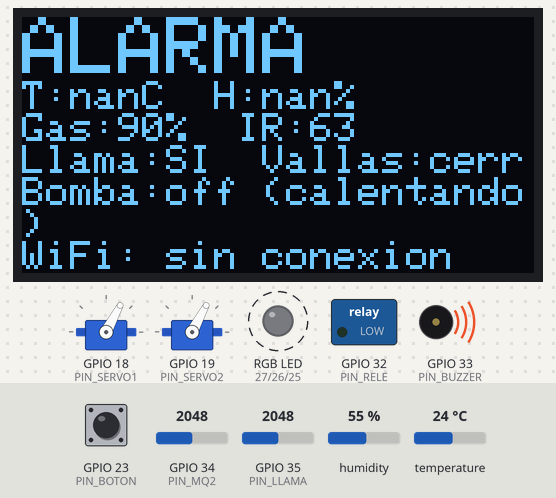
A sketch run on a simulated ESP32. Parts: 2 × servo, 128×64 one-colour display, switched loads named in the sketch (green lamp = pin HIGH), an RGB LED mixed from three pins (HIGH = lit), buzzer (waves = sounding, pin HIGH). Dashed ring = blinking. The inputs (shaded band) are chosen by the test bench; at power-on: GPIO 35 (PIN_LLAMA) = 2048, GPIO 23 (PIN_BOTON) HIGH, humidity 55 %, GPIO 34 (PIN_MQ2) = 2048, temperature 24 °C. WiFi joins after 1.5 s; servers stay silent unless stated; uploads are accepted with an empty reply; not simulated (calls return 0 or success): secretos.h; what the sketch prints to the serial monitor is not drawn.

Above: at 1.7 s.
1.8 s: GPIO 35 (PIN_LLAMA) set to 2175
3.7 s: GPIO 35 (PIN_LLAMA) set to 2272
At 4.3 s:
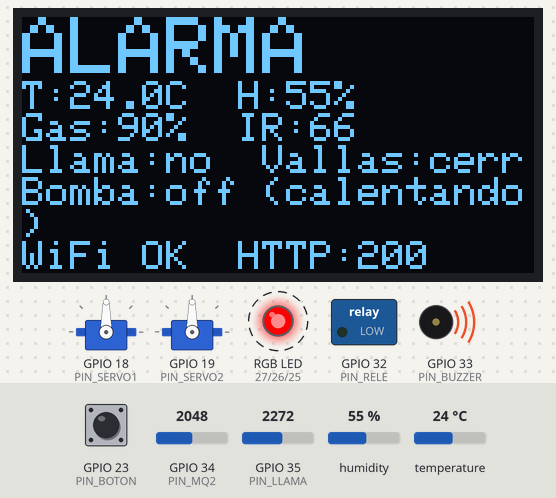
6.1 s: GPIO 23 (PIN_BOTON) pulled LOW for 0.15 s
6.8 s: humidity set to 22 %
At 11.3 s:
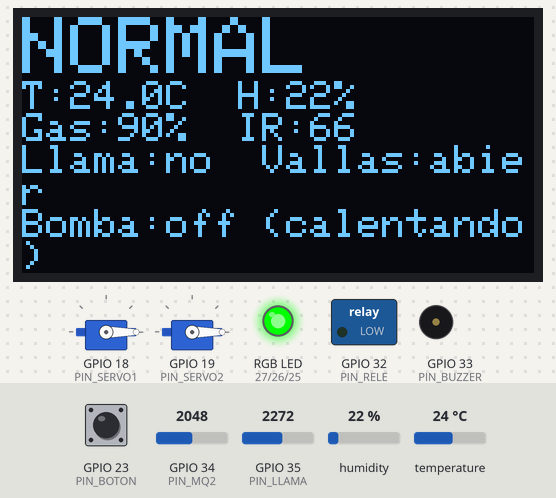
11.6 s: GPIO 35 (PIN_LLAMA) set to 1960
At 13.1 s:
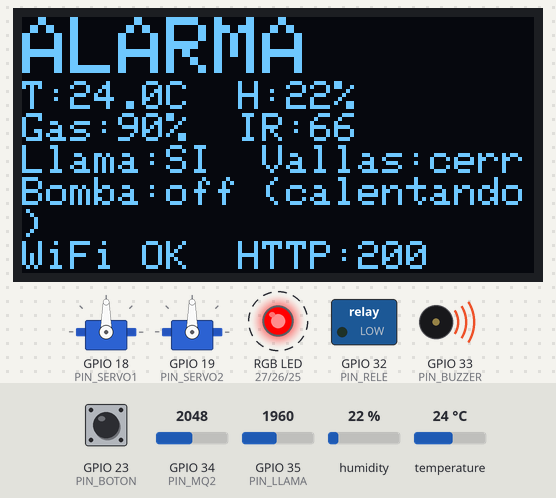
14.1 s: GPIO 34 (PIN_MQ2) set to 1960
At 60.3 s:
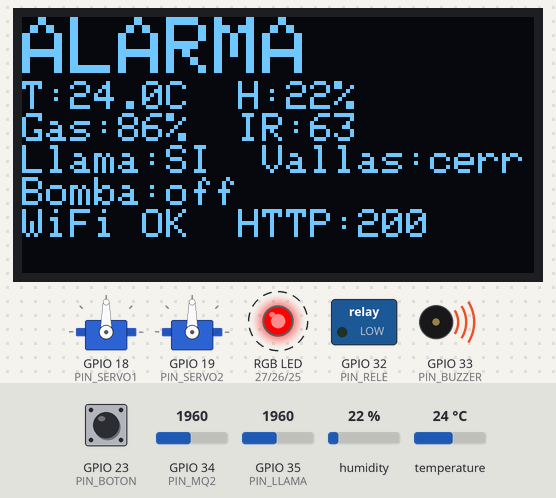
Timing chart, 0 to 61.7 s (numbered marks = the images above; inputs shaded):
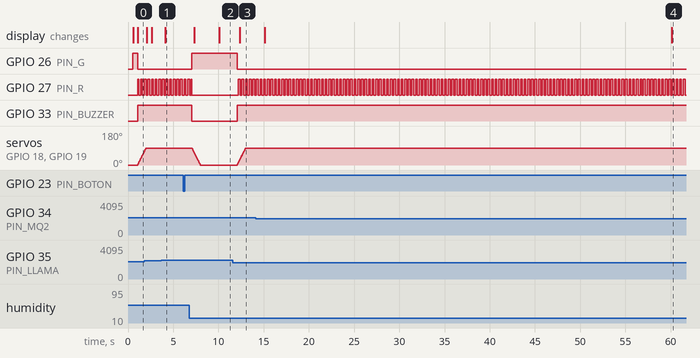

The sketch:

nodo_transmisor.ino
```cpp
// Nodo único de detección temprana de incendios: sensores, riesgo, avisos, vallas, bomba, OLED y WiFi.
#include <DHT.h>
#include <ESP32Servo.h>
#include <WiFi.h>
#include <HTTPClient.h>
#include <WiFiClientSecure.h>

#define USAR_OLED 1  // 0 si no hay OLED o faltan las librerias Adafruit SSD1306 y GFX
#define USAR_WIFI 1  // 0 para trabajar solo por USB

#if USAR_OLED
#include <Wire.h>
#include <Adafruit_GFX.h>
#include <Adafruit_SSD1306.h>
Adafruit_SSD1306 oled(128, 64, &Wire, -1);
#endif

#include "secretos.h"  // red WiFi, servidor y token (no se sube a GitHub; ver secretos.ejemplo.h)
const unsigned long ENVIO_MS = 1000;

const int PIN_DHT    = 4;
const int PIN_MQ2    = 34;
const int PIN_LLAMA  = 35;
const int PIN_R      = 27;  // rojo y azul estan cruzados en el cableado del modulo
const int PIN_G      = 26;
const int PIN_B      = 25;
const int PIN_BUZZER = 33;
const int PIN_RELE   = 32;
const int PIN_SERVO1 = 18;
const int PIN_SERVO2 = 19;
const int PIN_BOTON  = 23;
const int PIN_SDA    = 21;
const int PIN_SCL    = 22;

const bool USAR_BOMBA       = false;  // true cuando la bomba y el relé estén conectados
const bool LED_ANODO_COMUN  = false;
const bool RELE_ACTIVO_ALTO = true;

const float GAS_MIN_MV  = 250.0;
const float GAS_MAX_MV  = 1800.0;
const float TEMP_MIN_C  = 20.0;
const float TEMP_MAX_C  = 60.0;
const float PESO_GAS    = 0.70;
const float PESO_TEMP   = 0.30;
const float IR_N1       = 30.0;
const float IR_N2       = 52.0;
const float IR_N3       = 75.0;
const float HIST_IR     = 3.0;
const float T_OVERRIDE_C   = 40.0;
const float GAS_OVERRIDE_P = 85.0;
const float LLAMA_UMBRAL_MV = 1800.0;

const int ANGULO_ABIERTA = 0;
const int ANGULO_CERRADA = 90;

const unsigned long BOMBA_ON_MS  = 3000;
const unsigned long BOMBA_OFF_MS = 5000;
const int MAX_RAFAGAS = 6;

const unsigned long PERIODO_MS   = 1000;
const unsigned long PRECALENT_MS = 60000;
const bool MODO_CALIBRACION = false;

struct Datos {
  uint32_t seq;
  float t, h, gasMv, pGas, pTemp, ir, llamaMv;
  uint8_t nivel;
  bool calentando, llama, vallas, bomba, rociador, enclavado;
};

DHT dht(PIN_DHT, DHT22);
Servo servo1;
Servo servo2;
Datos datos;
portMUX_TYPE mux = portMUX_INITIALIZER_UNLOCKED;

uint32_t secuencia = 0;
unsigned long tUltimo = 0, tDht = 0, tServo = 0, tBomba = 0, tBoton = 0, tOled = 0;
float ultimaT = NAN, ultimaH = NAN;
uint8_t nivelBase = 0, nivelActual = 0;
bool alarmaLatched = false, condicionActiva = false;
bool releEncendido = false, botonAnterior = false;
int rafagas = 0;
int anguloActual = ANGULO_ABIERTA, anguloObjetivo = ANGULO_ABIERTA;
volatile int ultimoHttp = 0;
volatile bool rearmeRemoto = false;

// Limita un valor entre 0 y 100.
float clamp100(float v) { return v < 0 ? 0 : (v > 100 ? 100 : v); }

// Promedia 16 lecturas de un pin analógico en mV.
float leerMv(int pin) {
  uint32_t acc = 0;
  for (int i = 0; i < 16; i++) { acc += analogReadMilliVolts(pin); delay(2); }
  return acc / 16.0;
}

// Lee el DHT22 como máximo cada 2 s y conserva el último dato válido.
void actualizarDht() {
  if (millis() - tDht < 2000) return;
  tDht = millis();
  float h = dht.readHumidity();
  float t = dht.readTemperature();
  if (!isnan(h) && !isnan(t)) { ultimaH = h; ultimaT = t; }
}

// Enciende o apaga cada color del LED RGB (invierte si es ánodo común).
void setLed(bool r, bool g, bool b) {
  digitalWrite(PIN_R, LED_ANODO_COMUN ? !r : r);
  digitalWrite(PIN_G, LED_ANODO_COMUN ? !g : g);
  digitalWrite(PIN_B, LED_ANODO_COMUN ? !b : b);
}

// Enciende o apaga el relé de la bomba según su lógica de activación.
void setRele(bool encendido) {
  releEncendido = encendido;
  digitalWrite(PIN_RELE, (encendido == RELE_ACTIVO_ALTO) ? HIGH : LOW);
}

// Copia los datos compartidos con la tarea de red de forma segura.
Datos copiarDatos() {
  portENTER_CRITICAL(&mux);
  Datos d = datos;
  portEXIT_CRITICAL(&mux);
  return d;
}

// Devuelve el nivel 0 a 2 con histéresis para que no oscile en los umbrales.
uint8_t nivelDesdeIr(float ir, uint8_t previo) {
  if (ir >= IR_N2 - (previo >= 2 ? HIST_IR : 0)) return 2;
  if (ir >= IR_N1 - (previo >= 1 ? HIST_IR : 0)) return 1;
  return 0;
}

// Pone LED y buzzer según el nivel, sin bloquear el programa.
void actualizarAvisos() {
  bool rapido = (millis() / 200) % 2;
  bool lento  = (millis() / 500) % 2;
  switch (nivelActual) {
    case 0: setLed(false, true, false);  digitalWrite(PIN_BUZZER, LOW); break;
    case 1: setLed(true, true, false);   digitalWrite(PIN_BUZZER, LOW); break;
    case 2: setLed(true, false, false);  digitalWrite(PIN_BUZZER, lento); break;
    default: setLed(rapido, false, false); digitalWrite(PIN_BUZZER, HIGH); break;
  }
}

// Mueve las vallas 2 grados cada 20 ms hacia el objetivo, sin bloquear.
void actualizarVallas() {
  if (millis() - tServo < 20) return;
  tServo = millis();
  if (anguloActual == anguloObjetivo) return;
  anguloActual += (anguloObjetivo > anguloActual) ? 2 : -2;
  servo1.write(anguloActual);
  servo2.write(anguloActual);
}

// Maneja la bomba por ráfagas cortas mientras la alarma está activa.
void actualizarBomba() {
  if (!USAR_BOMBA) return;
  if (!alarmaLatched || rafagas >= MAX_RAFAGAS) {
    if (releEncendido) setRele(false);
    return;
  }
  unsigned long ahora = millis();
  if (releEncendido) {
    if (ahora - tBomba >= BOMBA_ON_MS) { setRele(false); tBomba = ahora; rafagas++; }
  } else if (ahora - tBomba >= BOMBA_OFF_MS) {
    setRele(true);
    tBomba = ahora;
  }
}

// Rearma el sistema si la condición de alarma ya terminó.
void rearmar() {
  if (!alarmaLatched) return;
  if (condicionActiva) { Serial.println("REARME rechazado: la condicion de alarma sigue activa"); return; }
  alarmaLatched = false;
  rafagas = 0;
  setRele(false);
  Serial.println("REARME: alarma desactivada, vallas abiertas");
}

// Detecta el botón de rearme con antirrebote.
void leerBoton() {
  bool apretado = digitalRead(PIN_BOTON) == LOW;
  if (apretado != botonAnterior && millis() - tBoton > 40) {
    tBoton = millis();
    botonAnterior = apretado;
    if (apretado) rearmar();
  }
}

// Muestra el nivel y los valores principales en el OLED cada 500 ms.
void mostrarOled() {
#if USAR_OLED
  if (millis() - tOled < 500) return;
  tOled = millis();
  const char* nombres[] = {"NORMAL", "PRECAUCION", "ALERTA", "ALARMA"};
  Datos d = copiarDatos();
  oled.clearDisplay();
  oled.setTextColor(SSD1306_WHITE);
  oled.setTextSize(2);
  oled.setCursor(0, 0);
  oled.println(nombres[d.nivel]);
  oled.setTextSize(1);
  oled.printf("T:%.1fC  H:%.0f%%\n", d.t, d.h);
  oled.printf("Gas:%.0f%%  IR:%.0f\n", d.pGas, d.ir);
  oled.printf("Llama:%s  Vallas:%s\n", d.llama ? "SI" : "no", d.vallas ? "cerr" : "abier");
  oled.printf("Bomba:%s %s\n", releEncendido ? "ON" : "off", d.calentando ? "(calentando)" : "");
#if USAR_WIFI
  if (WiFi.status() == WL_CONNECTED) oled.printf("WiFi OK  HTTP:%d\n", ultimoHttp);
  else oled.println("WiFi: sin conexion");
#endif
  oled.display();
#endif
}

// Mide, calcula el índice y el nivel, y manda la línea DATA por USB.
void evaluar() {
  actualizarDht();
  float gasMv = leerMv(PIN_MQ2);
  float llamaMv = leerMv(PIN_LLAMA);

  if (MODO_CALIBRACION) {
    Serial.printf("MQ-2: %.0f mV   Llama: %.0f mV\n", gasMv, llamaMv);
    return;
  }

  float pGas  = clamp100((gasMv - GAS_MIN_MV) / (GAS_MAX_MV - GAS_MIN_MV) * 100.0);
  float pTemp = isnan(ultimaT) ? 0 : clamp100((ultimaT - TEMP_MIN_C) / (TEMP_MAX_C - TEMP_MIN_C) * 100.0);
  float ir    = PESO_GAS * pGas + PESO_TEMP * pTemp;

  bool calentando = millis() < PRECALENT_MS;
  bool llama = llamaMv < LLAMA_UMBRAL_MV;
  bool tempAlta = !isnan(ultimaT) && ultimaT > T_OVERRIDE_C;
  condicionActiva = llama || (!calentando && (ir >= IR_N3 || tempAlta || pGas > GAS_OVERRIDE_P));

  if (condicionActiva && !alarmaLatched) {
    alarmaLatched = true;
    rafagas = 0;
    tBomba = millis() - BOMBA_OFF_MS;
  }

  nivelBase = calentando ? 0 : nivelDesdeIr(ir, nivelBase);
  nivelActual = alarmaLatched ? 3 : nivelBase;
  anguloObjetivo = alarmaLatched ? ANGULO_CERRADA : ANGULO_ABIERTA;

  portENTER_CRITICAL(&mux);
  datos = {secuencia, ultimaT, ultimaH, gasMv, pGas, pTemp, ir, llamaMv, nivelActual,
           calentando, llama, anguloObjetivo == ANGULO_CERRADA, releEncendido,
           USAR_BOMBA && alarmaLatched && rafagas < MAX_RAFAGAS, alarmaLatched};
  portEXIT_CRITICAL(&mux);

  Serial.printf("DATA,%lu,%.2f,%.1f,%.0f,%.1f,%.1f,%.1f,%u,%u,%.0f,%u,%u\n",
                (unsigned long)secuencia++, ultimaT, ultimaH, gasMv,
                pGas, pTemp, ir, nivelActual, calentando ? 1 : 0,
                llamaMv, llama ? 1 : 0, anguloObjetivo == ANGULO_CERRADA ? 1 : 0);
}

#if USAR_WIFI
// Convierte un número a texto para el JSON, usando null si no es válido.
String numero(float v, int decimales) {
  return isnan(v) ? String("null") : String(v, decimales);
}

// Convierte un bool a texto JSON.
const char* jbool(bool v) { return v ? "true" : "false"; }

// Arma el JSON con el último dato medido.
String armarJson(const Datos& d) {
  String j = "{";
  j += "\"seq\":" + String(d.seq);
  j += ",\"temp\":" + numero(d.t, 1);
  j += ",\"hum\":" + numero(d.h, 0);
  j += ",\"gas_mv\":" + numero(d.gasMv, 0);
  j += ",\"p_gas\":" + numero(d.pGas, 1);
  j += ",\"p_temp\":" + numero(d.pTemp, 1);
  j += ",\"ir\":" + numero(d.ir, 1);
  j += ",\"nivel\":" + String(d.nivel);
  j += ",\"calentando\":" + String(jbool(d.calentando));
  j += ",\"llama\":" + String(jbool(d.llama));
  j += ",\"vallas\":" + String(jbool(d.vallas));
  j += ",\"rociador\":" + String(jbool(d.rociador));
  j += ",\"bomba\":" + String(jbool(d.bomba));
  j += ",\"llama_mv\":" + numero(d.llamaMv, 0);
  j += ",\"enclavado\":" + String(jbool(d.enclavado));
  j += ",\"uptime_s\":" + String(millis() / 1000);
  j += ",\"rssi\":" + String(WiFi.RSSI());
  j += "}";
  return j;
}

// Manda el JSON por HTTP POST (HTTP o HTTPS), avisa si la web pidió rearme y devuelve el código.
int enviarJson(const String& json) {
  HTTPClient http;
  WiFiClient plano;
  WiFiClientSecure seguro;
  if (String(SERVER_URL).startsWith("https")) {
    seguro.setInsecure();
    http.begin(seguro, SERVER_URL);
  } else {
    http.begin(plano, SERVER_URL);
  }
  http.setConnectTimeout(3000);
  http.setTimeout(2000);
  http.addHeader("Content-Type", "application/json");
  if (strlen(DEVICE_TOKEN) > 0) http.addHeader("X-Device-Token", DEVICE_TOKEN);
  int codigo = http.POST(json);
  if (codigo == 200 && http.getString().indexOf("\"rearme\":true") >= 0) rearmeRemoto = true;
  http.end();
  return codigo;
}

// Tarea en el otro núcleo: reconecta el WiFi y envía cada dato nuevo cada ENVIO_MS.
void tareaRed(void*) {
  unsigned long tEnvio = 0, tReintento = 0;
  uint32_t ultimoSeqEnviado = UINT32_MAX;
  for (;;) {
    if (WiFi.status() != WL_CONNECTED) {
      if (millis() - tReintento > 10000) {
        tReintento = millis();
        WiFi.disconnect();
        WiFi.begin(WIFI_SSID, WIFI_PASS);
      }
    } else if (millis() - tEnvio >= ENVIO_MS) {
      tEnvio = millis();
      Datos d = copiarDatos();
      if (secuencia > 0 && d.seq != ultimoSeqEnviado) {
        ultimoHttp = enviarJson(armarJson(d));
        ultimoSeqEnviado = d.seq;
      }
    }
    vTaskDelay(100 / portTICK_PERIOD_MS);
  }
}
#endif

// Inicia serie, sensores, salidas, servos, OLED y WiFi.
void setup() {
  Serial.begin(115200);
  delay(500);
  dht.begin();
  analogSetPinAttenuation(PIN_MQ2, ADC_11db);
  analogSetPinAttenuation(PIN_LLAMA, ADC_11db);
  pinMode(PIN_R, OUTPUT);
  pinMode(PIN_G, OUTPUT);
  pinMode(PIN_B, OUTPUT);
  pinMode(PIN_BUZZER, OUTPUT);
  pinMode(PIN_RELE, OUTPUT);
  pinMode(PIN_BOTON, INPUT_PULLUP);
  digitalWrite(PIN_BUZZER, LOW);
  setRele(false);
  servo1.setPeriodHertz(50);
  servo2.setPeriodHertz(50);
  servo1.attach(PIN_SERVO1, 500, 2400);
  servo2.attach(PIN_SERVO2, 500, 2400);
  servo1.write(ANGULO_ABIERTA);
  servo2.write(ANGULO_ABIERTA);
  datos = {0, NAN, NAN, 0, 0, 0, 0, 0, 0, true, false, false, false, false, false};
#if USAR_OLED
  Wire.begin(PIN_SDA, PIN_SCL);
  if (!oled.begin(SSD1306_SWITCHCAPVCC, 0x3C)) Serial.println("OLED no encontrado (0x3C)");
#endif
#if USAR_WIFI
  WiFi.mode(WIFI_STA);
  WiFi.setAutoReconnect(true);
  WiFi.begin(WIFI_SSID, WIFI_PASS);
  xTaskCreatePinnedToCore(tareaRed, "red", 12288, NULL, 1, NULL, 0);
#endif
}

// Atiende botón, rearme remoto, bomba, avisos, vallas y OLED, y mide una vez por segundo.
void loop() {
  leerBoton();
  if (rearmeRemoto) {
    rearmeRemoto = false;
    Serial.println("REARME pedido desde la web");
    rearmar();
  }
  actualizarBomba();
  actualizarAvisos();
  actualizarVallas();
  mostrarOled();

  if (millis() - tUltimo < PERIODO_MS) return;
  tUltimo = millis();
  evaluar();
}
```

Measured:
- the behaviour switches between 2233 and 2234 on GPIO 35 (PIN_LLAMA) (found by bisection; images 0 and 1)
- after the input at 3.7 s, the display: changes after 0.40 s (image 1)
- after the input at 6.8 s, the display: first differs from a run without the input after 3.3 s (image 2)
- after the input at 11.6 s, GPIO 26 (PIN_G): HIGH → LOW after 0.47 s; GPIO 27 (PIN_R): alternates HIGH for 0.20 s and LOW for 0.20 s, starting after 0.60 s
- after the input at 14.1 s, the display: first changes after 1.0 s (image 4 shows a later state)
